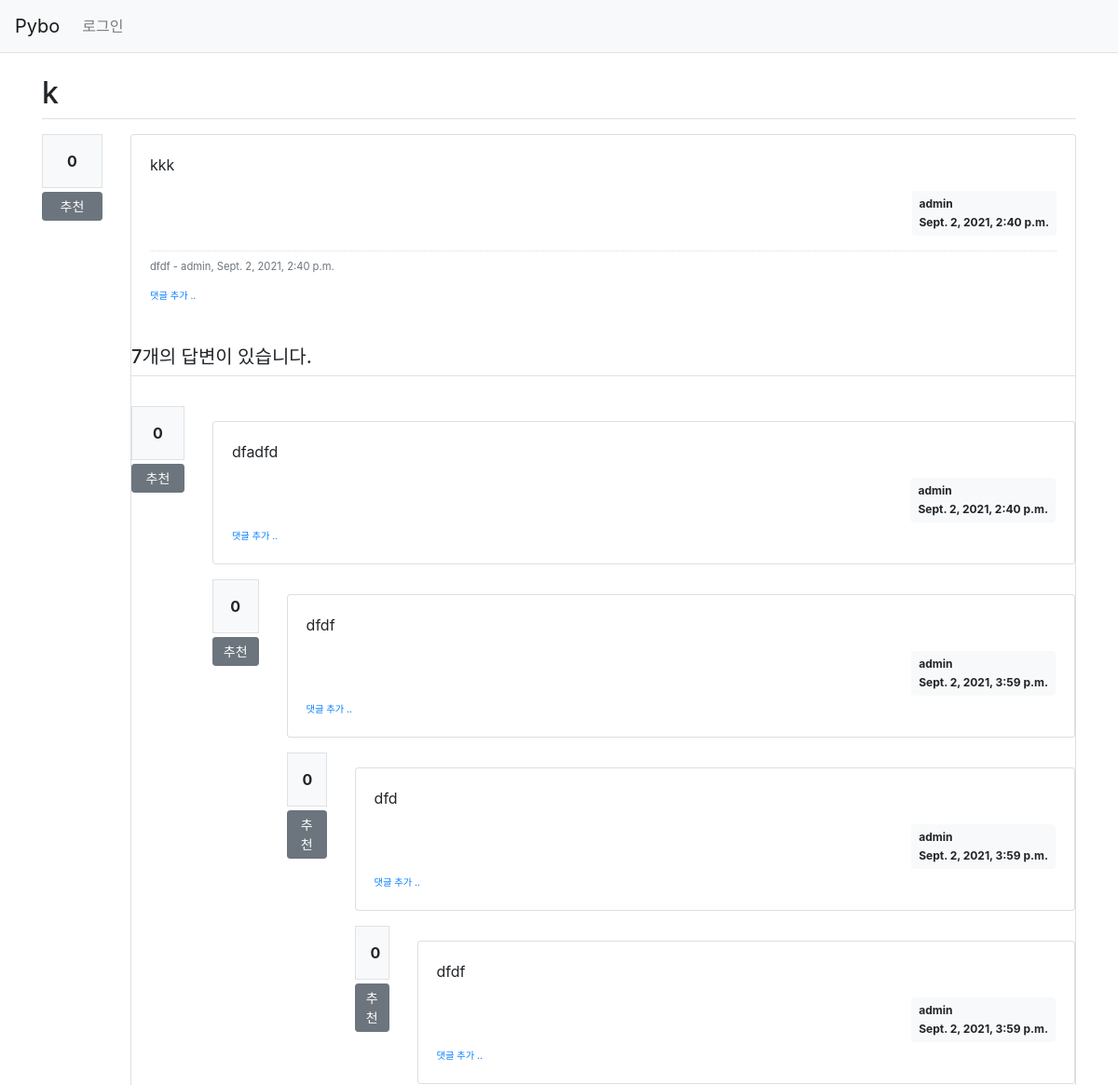
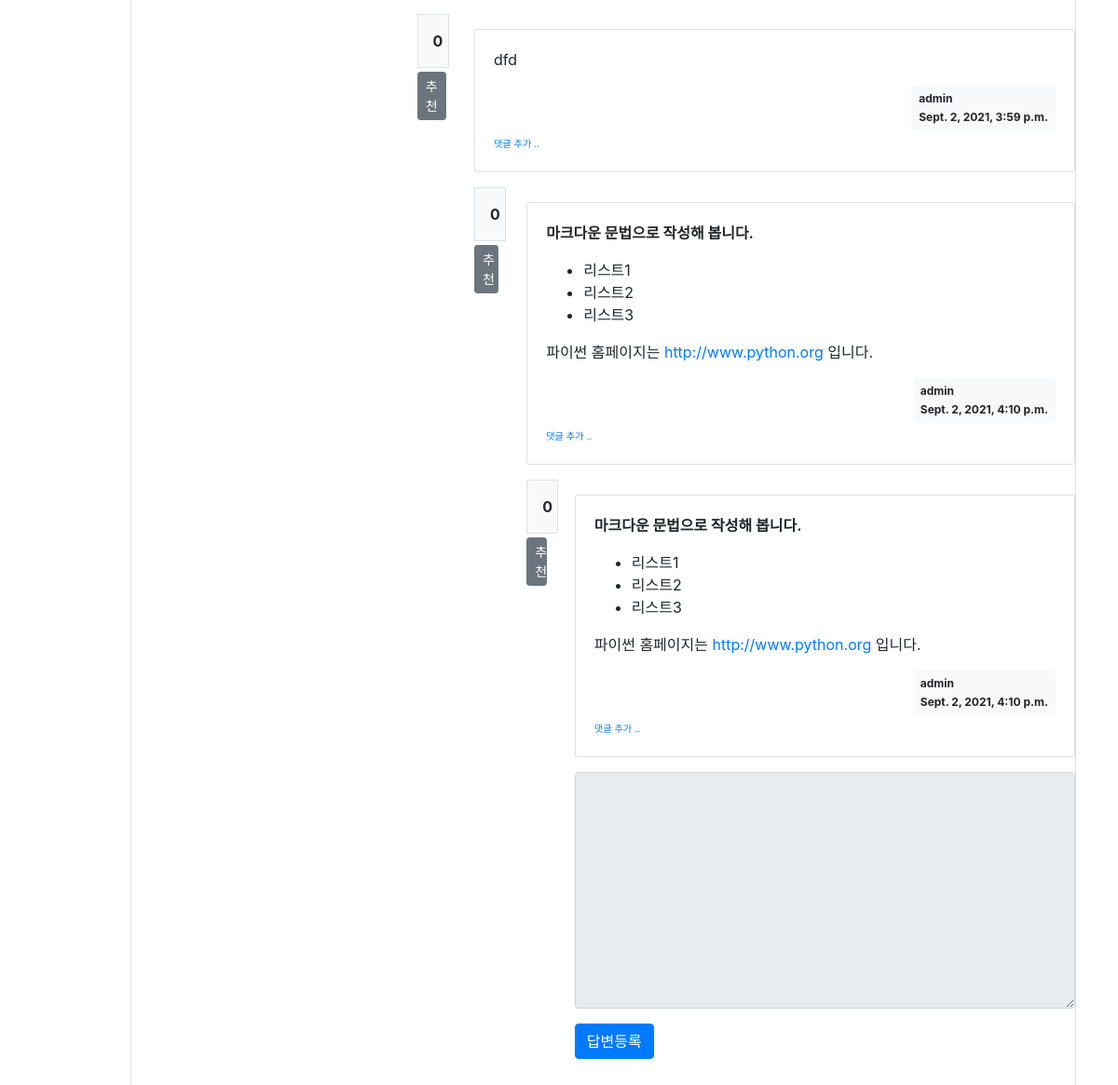
Screenshot of /pybo/1/ with the database file from the repository (2 pictures, top to bottom).
### pybo/models.py (models this page shows, shortened)
class Question(models.Model):
    author = models.ForeignKey(User, on_delete=models.CASCADE, related_name='author_question')
    subject = models.CharField(max_length=200)
    content = models.TextField()
    modify_date = models.DateTimeField(null=True, blank=True) #값을 비워둘 수 있다는 의미
    create_date = models.DateTimeField()
    voter = models.ManyToManyField(User, related_name='voter_question')

class Comment(models.Model):
    author = models.ForeignKey(User, on_delete=models.CASCADE)
    content = models.TextField()
    create_date = models.DateTimeField()
    modify_date = models.DateTimeField(null=True, blank=True)
    question = models.ForeignKey(Question, null=True, blank=True, on_delete=models.CASCADE)
    answer = models.ForeignKey(Answer, null=True, blank=True, on_delete=models.CASCADE)

class Answer(models.Model):
    author = models.ForeignKey(User, on_delete=models.CASCADE, related_name='author_answer')
    question = models.ForeignKey(Question, on_delete=models.CASCADE)
    content = models.TextField()
    modify_date = models.DateTimeField(null=True, blank=True)
    create_date = models.DateTimeField()
    voter = models.ManyToManyField(User, related_name='voter_answer')

### pybo/views/base_views.py (the view)
def detail(request, question_id):
    question = get_object_or_404(Question, pk=question_id)
    context = {'question': question}
    return render(request, 'pybo/question_detail.html', context)

### pybo/templatetags/pybo_filter.py (called while the page is built)
@register.filter()
def mark(value):
    extensions = ["nl2br", "fenced_code"]
    return mark_safe(markdown.markdown(value, extensions=extensions))

### templates/pybo/question_detail.html (shortened to what this page needs)
{% extends 'base.html' %}
{% load pybo_filter %}
{% block content %}
<div class="container my-3">
    <h2 class="border-bottom py-2">{{ question.subject }}</h2>
    <div class="row my-3">
        <div class="col-1">
            <div class="bg-light text-center p-3 border font-weight-bolder mb-1">{{question.voter.count}}</div>
            <a href="#" data-uri="{% url 'pybo:vote_question' question.id  %}"
               class="recommend btn btn-sm btn-secondary btn-block my-1">추천</a>
        </div>
        <div class="col-11">
        <div class="card">
            <div class="card-body">
                <div class="card-text">{{ question.content|mark }}</div>
                <div class="d-flex justify-content-end">
                    <div class="badge badge-light p-2 text-left">
                        <div class="mb-2">{{ question.author.username }}</div>
                        <div>{{ question.create_date }}</div>
                    </div>
                </div>
            {% if question.comment_set.count > 0 %}
            <div class="mt-3">
            {% for comment in question.comment_set.all %}
                <div class="comment py-2 text-muted">
                    <span style="white-space: pre-line;">{{ comment.content }}</span>
                    <span>
                        - {{ comment.author }}, {{ comment.create_date }}
                    </span>
                </div>
            {% endfor %}
            </div>
            {% endif %}
            <div>
                <a href="{% url 'pybo:comment_create_question' question.id  %}"
                   class="small"><small>댓글 추가 ..</small></a>
            </div>
     </div>
    <h5 class="border-bottom my-3 py-2">{{question.answer_set.count}}개의 답변이 있습니다.</h5>
    {% for answer in question.answer_set.all %}
    <div class="row my-3">
    <div class="col-1">
        <div class="bg-light text-center p-3 border font-weight-bolder mb-1">{{answer.voter.count}}</div>
        <a href="#" data-uri="{% url 'pybo:vote_answer' answer.id  %}"
            class="recommend btn btn-sm btn-secondary btn-block my-1">추천</a>
    </div>
    <div class="col-11">
    <div class="card my-3">
        <div class="card-body">
            <div class="card-text">{{ answer.content|mark }}</div>
            <div class="d-flex justify-content-end">
                <div class="badge badge-light p-2 text-left">
                    <div class="mb-2">{{ question.author.username }}</div>
                    <div>{{ answer.create_date }}</div>
                </div>
            </div>
        <div>
            <a href="{% url 'pybo:comment_create_answer' answer.id  %}"
               class="small"><small>댓글 추가 ..</small></a>
        </div>
        </div>
    </div>
    {% endfor %}
    <form action="{% url 'pybo:answer_create' question.id %}" method="post" class="my-3">
        <div class="form-group">
           <textarea {% if not user.is_authenticated %}disabled{% endif %}
           name="content" id="content" class="form-control" rows="10"></textarea>
        </div>
        <input type="submit" value="답변등록" class="btn btn-primary">
    </form>
</div>
{% endblock %}

### static/style.css (style rules this page uses)
.comment { border-top:dotted 1px #ddd; font-size:0.7em; }

### rows the page displays
Question: subject "k", voter.count "0", content|mark "kkk", author.username "admin", create_date "Sept. 2, 2021, 2:40 p.m.", answer_set.count "7"
Comment: content "dfdf", author "admin", create_date "Sept. 2, 2021, 2:40 p.m."
Answer: voter.count "0", content|mark "dfadfd", create_date "Sept. 2, 2021, 2:40 p.m."
Answer: voter.count "0", content|mark "dfdf", create_date "Sept. 2, 2021, 3:59 p.m."
Answer: voter.count "0", content|mark "dfd", create_date "Sept. 2, 2021, 3:59 p.m."
Answer: voter.count "0", content|mark "dfdf", create_date "Sept. 2, 2021, 3:59 p.m."
Answer: voter.count "0", content|mark "dfd", create_date "Sept. 2, 2021, 3:59 p.m."
Answer: voter.count "0", content|mark "마크다운 문법으로 작성해 봅니다. 리스트1 리스트2 리스트3 파이썬 홈페이지는 http://www.python.org 입니다.", create_date "Sept. 2, 2021, 4:10 p.m."
Answer: voter.count "0", content|mark "마크다운 문법으로 작성해 봅니다. 리스트1 리스트2 리스트3 파이썬 홈페이지는 http://www.python.org 입니다.", create_date "Sept. 2, 2021, 4:10 p.m."
